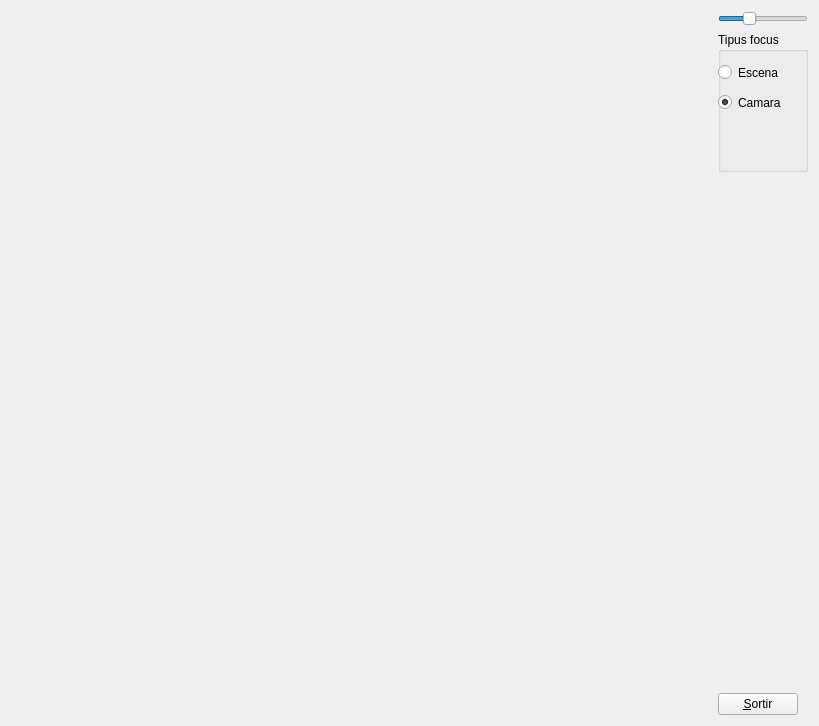
<?xml version="1.0" encoding="UTF-8"?>
<ui version="4.0">
 <class>MyForm</class>
 <widget class="QWidget" name="MyForm">
  <property name="geometry">
   <rect>
    <x>0</x>
    <y>0</y>
    <width>819</width>
    <height>726</height>
   </rect>
  </property>
  <property name="windowTitle">
   <string>Form</string>
  </property>
  <layout class="QHBoxLayout" name="horizontalLayout">
   <item>
    <widget class="MyGLWidget" name="widget" native="true">
     <property name="sizePolicy">
      <sizepolicy hsizetype="Expanding" vsizetype="Expanding">
       <horstretch>0</horstretch>
       <verstretch>0</verstretch>
      </sizepolicy>
     </property>
    </widget>
   </item>
   <item>
    <layout class="QVBoxLayout" name="verticalLayout">
     <item>
      <widget class="QSlider" name="horizontalSlider">
       <property name="sizePolicy">
        <sizepolicy hsizetype="Ignored" vsizetype="Fixed">
         <horstretch>0</horstretch>
         <verstretch>0</verstretch>
        </sizepolicy>
       </property>
       <property name="maximumSize">
        <size>
         <width>16777</width>
         <height>16777215</height>
        </size>
       </property>
       <property name="maximum">
        <number>180</number>
       </property>
       <property name="value">
        <number>58</number>
       </property>
       <property name="orientation">
        <enum>Qt::Horizontal</enum>
       </property>
      </widget>
     </item>
     <item>
      <widget class="QGroupBox" name="groupBox">
       <property name="sizePolicy">
        <sizepolicy hsizetype="Preferred" vsizetype="Minimum">
         <horstretch>0</horstretch>
         <verstretch>1</verstretch>
        </sizepolicy>
       </property>
       <property name="maximumSize">
        <size>
         <width>16777215</width>
         <height>140</height>
        </size>
       </property>
       <property name="title">
        <string>Tipus focus</string>
       </property>
       <widget class="QRadioButton" name="radioButton">
        <property name="geometry">
         <rect>
          <x>0</x>
          <y>30</y>
          <width>99</width>
          <height>21</height>
         </rect>
        </property>
        <property name="text">
         <string>Escena</string>
        </property>
       </widget>
       <widget class="QRadioButton" name="radioButton_2">
        <property name="geometry">
         <rect>
          <x>0</x>
          <y>60</y>
          <width>99</width>
          <height>21</height>
         </rect>
        </property>
        <property name="text">
         <string>Camara</string>
        </property>
        <property name="checked">
         <bool>true</bool>
        </property>
       </widget>
      </widget>
     </item>
     <item>
      <spacer name="verticalSpacer">
       <property name="orientation">
        <enum>Qt::Vertical</enum>
       </property>
       <property name="sizeHint" stdset="0">
        <size>
         <width>20</width>
         <height>40</height>
        </size>
       </property>
      </spacer>
     </item>
     <item>
      <widget class="QPushButton" name="pushButton">
       <property name="sizePolicy">
        <sizepolicy hsizetype="Fixed" vsizetype="Fixed">
         <horstretch>0</horstretch>
         <verstretch>0</verstretch>
        </sizepolicy>
       </property>
       <property name="text">
        <string>&amp;Sortir</string>
       </property>
      </widget>
     </item>
    </layout>
   </item>
  </layout>
 </widget>
 <customwidgets>
  <customwidget>
   <class>MyGLWidget</class>
   <extends>QWidget</extends>
   <header>MyGLWidget.h</header>
   <container>1</container>
   <slots>
    <signal>angle1(int)</signal>
    <signal>angle2(int)</signal>
    <signal>angleX(int)</signal>
    <signal>angleY(int)</signal>
    <signal>zoom_signal(int)</signal>
    <signal>activaRadioCam()</signal>
    <signal>activaRadioEsc()</signal>
    <slot>changeZoom(int)</slot>
    <slot>chargeLego()</slot>
    <slot>chargePatricio()</slot>
    <slot>chargeHomer()</slot>
    <slot>chargePatricio2()</slot>
    <slot>setPerspective()</slot>
    <slot>setOrthogonal()</slot>
    <slot>setEscala(int)</slot>
    <slot>eulerX(int)</slot>
    <slot>eulerY(int)</slot>
    <slot>camerapersp()</slot>
    <slot>cameraaxon()</slot>
    <slot>pat()</slot>
    <slot>lego()</slot>
    <slot>zoom(int)</slot>
    <slot>escala(int)</slot>
    <slot>anglex(int)</slot>
    <slot>angley(int)</slot>
    <slot>colorterra(int,int,int)</slot>
    <slot>green(int)</slot>
    <slot>red(int)</slot>
    <slot>blue(int)</slot>
    <slot>changeTerraColor(int,int,int)</slot>
    <slot>viewportW(int)</slot>
    <slot>viewportH(int)</slot>
    <slot>focusEsc()</slot>
    <slot>focusCam()</slot>
   </slots>
  </customwidget>
 </customwidgets>
 <resources/>
 <connections>
  <connection>
   <sender>pushButton</sender>
   <signal>clicked()</signal>
   <receiver>MyForm</receiver>
   <slot>close()</slot>
   <hints>
    <hint type="sourcelabel">
     <x>811</x>
     <y>718</y>
    </hint>
    <hint type="destinationlabel">
     <x>839</x>
     <y>529</y>
    </hint>
   </hints>
  </connection>
  <connection>
   <sender>horizontalSlider</sender>
   <signal>valueChanged(int)</signal>
   <receiver>widget</receiver>
   <slot>changeZoom(int)</slot>
   <hints>
    <hint type="sourcelabel">
     <x>765</x>
     <y>21</y>
    </hint>
    <hint type="destinationlabel">
     <x>686</x>
     <y>62</y>
    </hint>
   </hints>
  </connection>
  <connection>
   <sender>widget</sender>
   <signal>zoom_signal(int)</signal>
   <receiver>horizontalSlider</receiver>
   <slot>setValue(int)</slot>
   <hints>
    <hint type="sourcelabel">
     <x>656</x>
     <y>24</y>
    </hint>
    <hint type="destinationlabel">
     <x>744</x>
     <y>20</y>
    </hint>
   </hints>
  </connection>
  <connection>
   <sender>radioButton</sender>
   <signal>toggled(bool)</signal>
   <receiver>widget</receiver>
   <slot>focusEsc()</slot>
   <hints>
    <hint type="sourcelabel">
     <x>733</x>
     <y>67</y>
    </hint>
    <hint type="destinationlabel">
     <x>685</x>
     <y>99</y>
    </hint>
   </hints>
  </connection>
  <connection>
   <sender>radioButton_2</sender>
   <signal>toggled(bool)</signal>
   <receiver>widget</receiver>
   <slot>focusCam()</slot>
   <hints>
    <hint type="sourcelabel">
     <x>761</x>
     <y>112</y>
    </hint>
    <hint type="destinationlabel">
     <x>700</x>
     <y>138</y>
    </hint>
   </hints>
  </connection>
  <connection>
   <sender>widget</sender>
   <signal>activaRadioEsc()</signal>
   <receiver>radioButton</receiver>
   <slot>toggle()</slot>
   <hints>
    <hint type="sourcelabel">
     <x>633</x>
     <y>93</y>
    </hint>
    <hint type="destinationlabel">
     <x>780</x>
     <y>74</y>
    </hint>
   </hints>
  </connection>
  <connection>
   <sender>widget</sender>
   <signal>activaRadioCam()</signal>
   <receiver>radioButton_2</receiver>
   <slot>toggle()</slot>
   <hints>
    <hint type="sourcelabel">
     <x>648</x>
     <y>196</y>
    </hint>
    <hint type="destinationlabel">
     <x>787</x>
     <y>107</y>
    </hint>
   </hints>
  </connection>
 </connections>
</ui>
